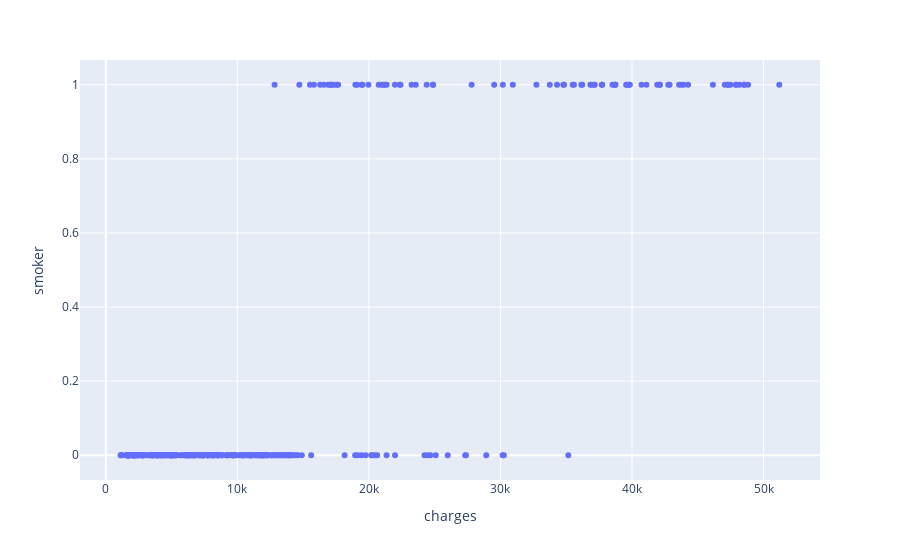

Notebook source saved alongside this figure:
### Code cell
fig = px.scatter(df, x="charges", y="smoker")
fig.show()

### Figure 1 — Plotly figure (JSON) as saved in the notebook; plotly's stock layout.template omitted (floating-point values rounded to 4 significant figures; data arrays with more than 128 entries replaced by an {"elided": "..."} marker saying what was removed)
{"data": [{"hovertemplate": "charges=%{x}<br>smoker=%{y}<extra></extra>", "legendgroup": "", "marker": {"color": "#636efa", "symbol": "circle"}, "mode": "markers", "name": "", "orientation": "v", "showlegend": false, "type": "scatter", "x": {"elided": "348 float values"}, "xaxis": "x", "y": {"elided": "348 int values"}, "yaxis": "y"}], "layout": {"legend": {"tracegroupgap": 0}, "margin": {"t": 60}, "xaxis": {"anchor": "y", "domain": [0, 1], "title": {"text": "charges"}}, "yaxis": {"anchor": "x", "domain": [0, 1], "title": {"text": "smoker"}}}}
